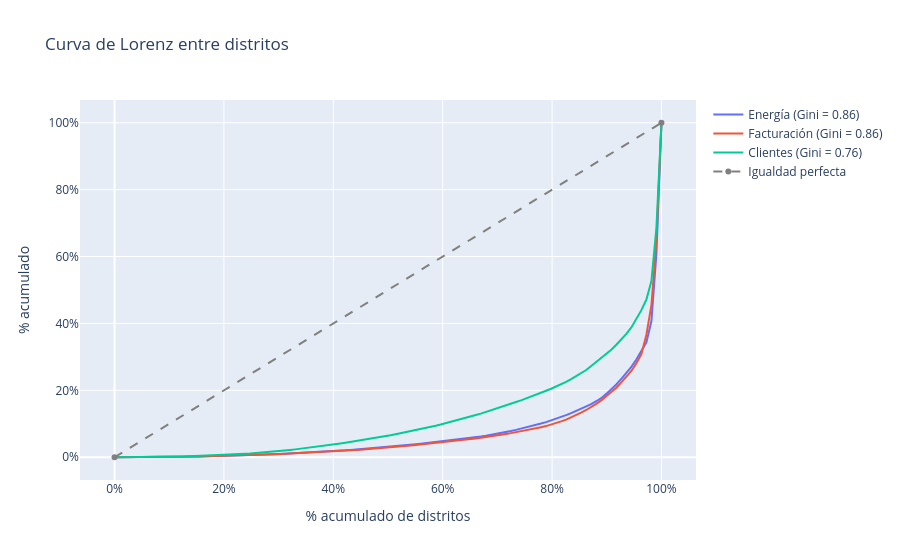

The notebook cell this image was saved under:
### Markdown cell above
### 5.2 Concentración del consumo (Pareto y Lorenz)
El **coeficiente de Gini** mide qué tan desigual es la distribución del consumo entre distritos
(0 = todos consumen igual, 1 = un solo distrito concentra todo).

### Code cell
def lorenz_gini(valores):
    v = np.sort(np.asarray(valores, dtype=float))
    acum = np.insert(np.cumsum(v) / v.sum(), 0, 0)
    pob = np.linspace(0, 1, len(acum))
    gini = 1 - np.sum(np.diff(pob) * (acum[1:] + acum[:-1]))   # 1 - 2·(área bajo la curva)
    return pob, acum, gini

dist_tot = df.groupby(["ubigeo", "distrito"])[["consumo_kwh", "monto_soles", "clientes"]].sum()
fig = go.Figure()
for col, nombre in [("consumo_kwh", "Energía"), ("monto_soles", "Facturación"), ("clientes", "Clientes")]:
    x, y, g = lorenz_gini(dist_tot[col])
    fig.add_scatter(x=x, y=y, name=f"{nombre} (Gini = {g:.2f})")
fig.add_scatter(x=[0, 1], y=[0, 1], name="Igualdad perfecta", line=dict(dash="dash", color="grey"))
fig.update_layout(title="Curva de Lorenz entre distritos", xaxis_title="% acumulado de distritos",
                  yaxis_title="% acumulado", xaxis_tickformat=".0%", yaxis_tickformat=".0%")
fig.show()
